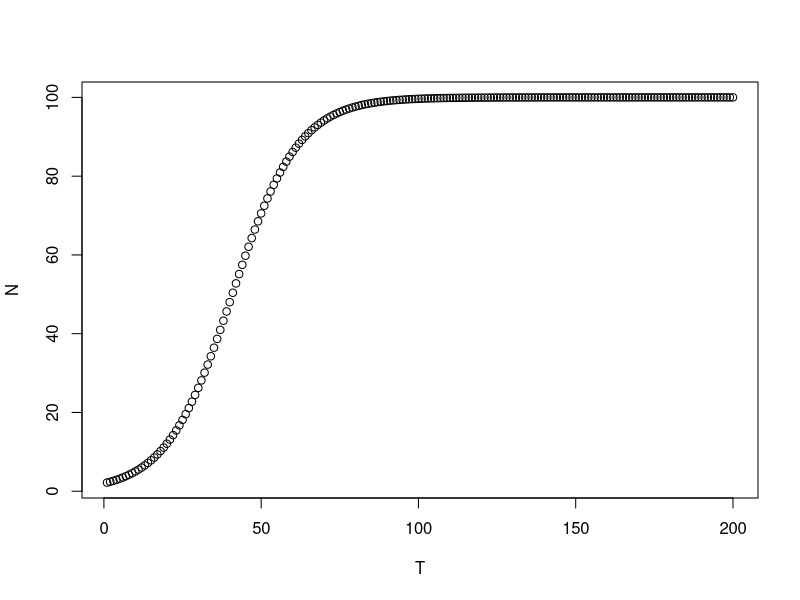

R code for this plot:
###Section 12
#12.1

phi <- 1
for (k in 1:100) {
  phi <- 1+1/phi
  print(c(k,phi))
}

a <- 1.1
b <- 0.001
T <- seq(from=1,to=200,by=1)
N <- numeric(length(T))
n <- 2
for (t in T) {
  n <- a*n/(1+b*n)
  N[t] <- n
}

plot(T,N)

N <- numeric(length(T))
for (t in 1:length(T)) {
  n <- a*n/(1+b*n)
  N[t] <- n
}

##12.1.0.0.2 Exercise

a <- 1.1
b <- 0.001
T <- seq(0)
N <- numeric(length(T))
n <- 2
for (t in T) {
  n <- a*n/(1+b*n)
  N[t] <- n
}
print(N,T)

# When the length of T is 1 or 0 it R only produces
# a sequence that one line long because there's only one value for it to work with.

##12.2.0.0.1 Exercise

phi <- 20
conv <- FALSE
while (!conv) {
  phi.new <- 1+1/phi
  conv <- phi==phi.new
  phi <- phi.new
}
# All 100 iterations are needed for the while loop

phi <- 20
while (TRUE) {
  phi.new <- 1+1/phi
  if (phi==phi.new) break
  phi <- phi.new
}